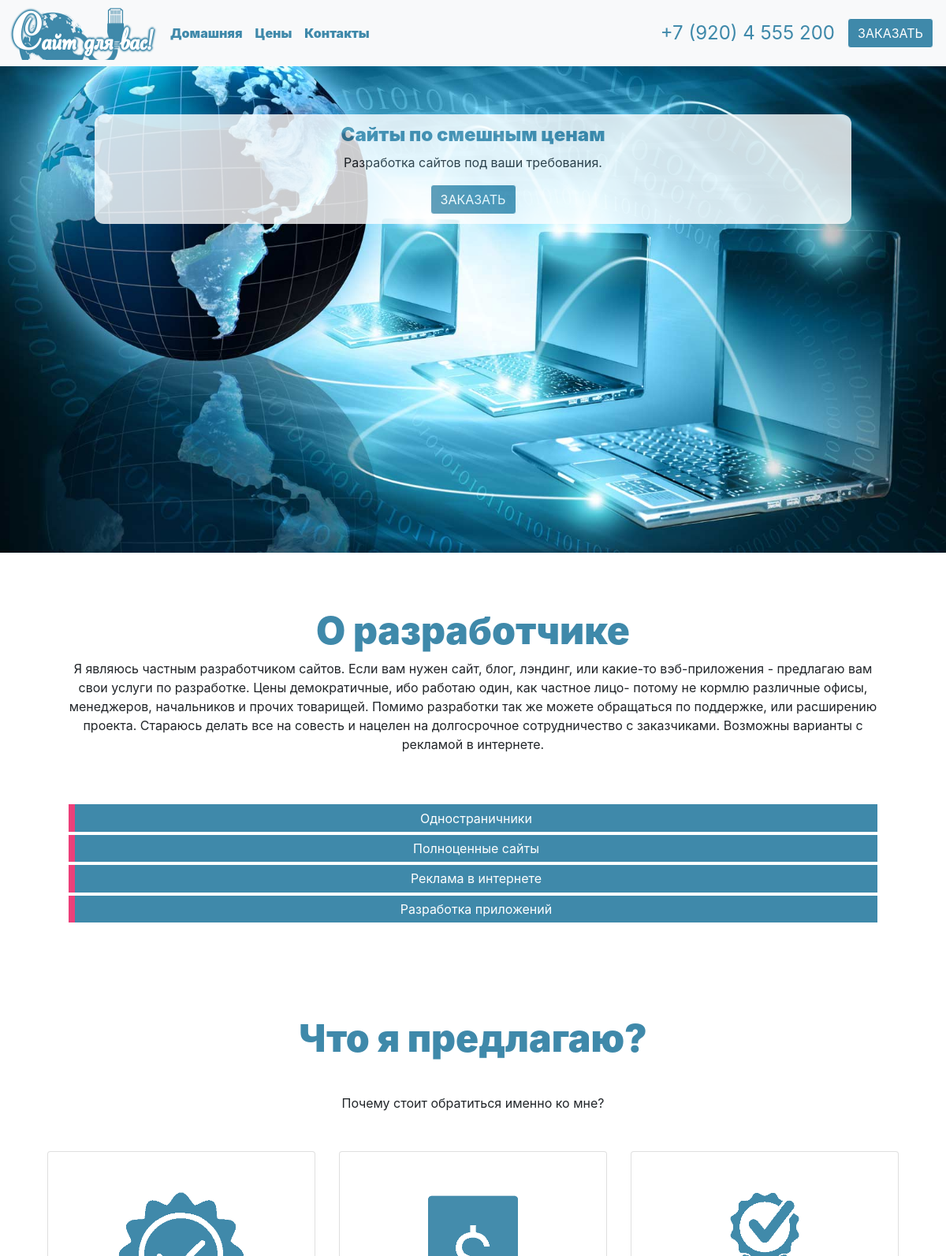
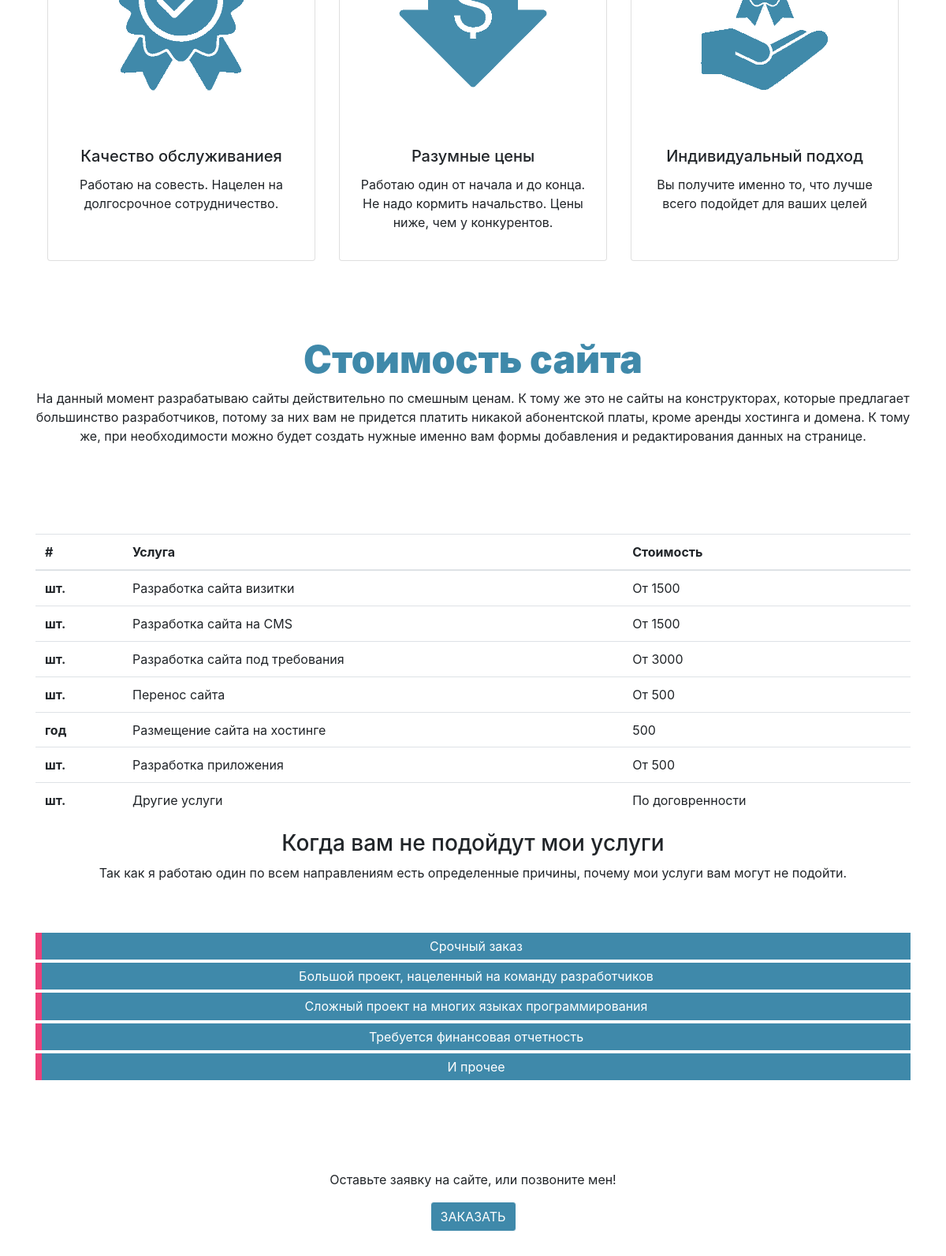
The page / (upper part) on the database its author committed (2 pictures, top to bottom).
### tables this page shows
CREATE TABLE `site_configs` (
  `id` int(11) NOT NULL,
  `banner` varchar(100) DEFAULT 'banner.jpg',
  `siteName` varchar(100) DEFAULT NULL,
  `menu1` varchar(100) DEFAULT NULL,
  `menu2` varchar(100) DEFAULT NULL,
  `phoneNumber` varchar(20) DEFAULT NULL,
  `phoneNumber2` varchar(20) DEFAULT NULL,
  `heading1` text DEFAULT NULL,
  `words1` text DEFAULT NULL,
  `heading2` text DEFAULT NULL,
  `words2` text DEFAULT NULL,
  `adress` varchar(500) DEFAULT NULL,
  `email` varchar(155) DEFAULT NULL,
  `qqq` int(1) DEFAULT NULL
);

### app/core/DB.php (called while the page is built, shortened)
<?php
class DB
{
	protected static $instance;
	public static function getConnect()
	{
		if(self::$instance === NULL){
			self::$instance = self::connect();
		}
		return self::$instance;
	}
	protected static function connect()
	{
		$dsn = sprintf('%s:host=%s;dbname=%s', 'mysql', 'localhost', 'smaker');
		return new \PDO($dsn, 'root', 'root');
	}
}

### app/model/BaseModel.php (called while the page is built, shortened)
<?php
class BaseModel
{
	protected $db;
	protected $table = 'allhotels';
		public function __construct($db)
	{
		$this->db = $db;
		$this->db->exec('SET NAMES UTF8');
	}
	function getConfigs()
	{
		$sql = sprintf('SELECT * FROM %s', 'site_configs');
		$stmt = $this->db->query($sql);
		return $stmt->fetch();
	}
		function getHotels()
	{
		$sql = sprintf('SELECT * FROM %s', $this->table);
		$stmt = $this->db->query($sql);
		return $stmt->fetchAll();
	}
			function getArticles()
	{
		$sql = sprintf('SELECT * FROM %s', 'articles');
		$stmt = $this->db->query($sql);
		return $stmt->fetchAll();
	}
}

### index.php (called while the page is built, shortened)
<?php
$controller = new BaseController;
$mainArticles = $controller->allArticles('articles');
$main = $controller->allHotels('allHotels');
$config = $controller->allConfigs();
$controller->render();

### app/view/main.html.php (the view, shortened to what this page needs)
<html>
<!doctype html>
<html lang="en">
  <head>
    <link rel="stylesheet" href="https://stackpath.bootstrapcdn.com/bootstrap/4.4.1/css/bootstrap.min.css">
    <link rel="stylesheet" href="/myStyle.css">
  </head>
<body>
	<div class = "container-fluid " style = "padding-right: 0px; padding-left: 0px;">
		<nav class="navbar navbar-expand-lg navbar-light bg-light">
			<a class="navbar-brand" href="/"><?=$configs['siteName']?></a>
				<div class="collapse navbar-collapse" id="navbarSupportedContent">
					<ul class="navbar-nav mr-auto">
						<li class="nav-item">
							<a class="nav-link" href="#">Домашняя <span class="sr-only">(current)</span></a>
						</li>
						<li class="nav-item">
							<a class="nav-link" href="#numbers"><?=$configs['menu1']?></a>
						</li>
						<li class="nav-item">
							<a class="nav-link" href="#adress"><?=$configs['menu2']?></a>
						</li>
					</ul>
					<a class="nav-link conversion" href="tel:<?=$configs['phoneNumber']?>"><span class = "myElements jsphone"><?=$configs['phoneNumber']?></span></a>
					<button type="button" class="btn btn-primary btn-success" data-toggle="modal" data-target="#exampleModal" data-whatever="@getbootstrap">ЗАКАЗАТЬ</button>
				</div>
		</nav>
    <div class = "row" style = "margin:0px; padding:0">
		<div class = "col-12 col-sm-12 col-md-12 col-lg-12" style = "padding:0;">
			<div class="img-wrap">
				<img src="/img/banner.jpg" class="img-fluid" alt="Отели на ваш выбор" style = "padding:0; width:100%">
				<div id="haze">
		<h1>Сайты по смешным ценам</h1>
		<p>Разработка сайтов под ваши требования.</p>
		<button type="button" class="btn btn-primary btn-success" data-toggle="modal" data-target="#exampleModal" data-whatever="@getbootstrap">ЗАКАЗАТЬ</button>
		</div>
			</div>
		</div>
	</div>
</div>
<div class = "container" style = "padding: 70px 10px;">
    <div class = "row justify-content-md-center justify-content-center no-gutters">
		<div class = "col-11">
			<div class="text-center">
				<h1><?=$configs['heading1']?></h1>
		<p><span style="font-size:16px"><?=$configs['words1']?></span></p>
		</div>
		<div class="text-center">
<ul class="list-rectangle py-5">
  <li>Одностраничники</li>
  <li>Полноценные сайты</li>
  <li>Реклама в интернете</li>
  <li>Разработка приложений</li>
</ul>
</div>
		</div>
	</div>
</div>
<div class = "container">
		<div class="text-center">
			<h2>Что я предлагаю?</h2>
				<p style="font-size:16px; padding: 33 0;">Почему стоит обратиться именно ко мне?</p>
		</div>
<div class="card-deck mx-0">
  <div class="card">
  <div class="text-center">
    <img class="card-img-top py-5" src="/img/img-cards/slide9.png" alt="Качество обслуживания" style = "width:60%;">
    </div>
	<div class="card-body text-center">
      <h5 class="card-title">Качество обслуживаниея</h5>
      <p class="card-text">Работаю на совесть. Нацелен на долгосрочное сотрудничество.</p>
    </div>
  </div>
  <div class="card"><div class="text-center">
    <img class="card-img-top py-5"  src="/img/img-cards/slide1.png" alt="Медицинские услуги" style = "width:60%;">
	</div>
    <div class="card-body text-center">
      <h5 class="card-title">Разумные цены</h5>
      <p class="card-text">Работаю один от начала и до конца. Не надо кормить начальство. Цены ниже, чем у конкурентов.</p>
    </div>
  </div>
  <div class="card">
  <div class="text-center">
    <img class="card-img-top py-5" src="/img/img-cards/slide7.png" alt="премиум номера" style = "width:60%;">
	</div>
    <div class="card-body text-center">
      <h5 class="card-title">Индивидуальный подход</h5>
      <p class="card-text">Вы получите именно то, что лучше всего подойдет для ваших целей</p>
    </div>
  </div>
</div>
</div>
<div class = "container">
<div class = "text-center  my-5 py-5">
<h2 id = "numbers"><?=$configs['heading2']?></h2>
<p><span style="font-size:16px"><?=$configs['words2']?></span></p>
</div>
</div>
<div class = "container">
<table class="table table-hover">
	  <thead>
    <tr>
     <th>#</th>
      <th>Услуга</th>
      <th>Стоимость</th>
    </tr>
  </thead>
  <tbody>
    <tr>
	<th scope="row">шт.</th>
      <td>Разработка сайта визитки</td>
      <td>От 1500</td>
    </tr>
    <tr>
	<th scope="row">шт.</th>
      <td>Разработка сайта на CMS</td>
      <td>От 1500</td>
    </tr>
    <tr>
	<th scope="row">шт.</th>
      <td>Разработка сайта под требования</td>
      <td>От 3000</td>
    </tr>
    <tr>
	<th scope="row">шт.</th>
      <td>Перенос сайта</td>
      <td>От 500</td>
    </tr>
    <tr>
	<th scope="row">год</th>
      <td>Размещение сайта на хостинге</td>
      <td>500</td>
	  </tr>
    <tr>
    <tr>
	<th scope="row">шт.</th>
      <td>Разработка приложения</td>
      <td>От 500</td>
	  </tr>
    <tr>
	<tr>
	<th scope="row">шт.</th>
      <td>Другие услуги</td>
      <td>По договренности</td>
	  </tr>
  </tbody>
</table>
</div>
<div class = "container">
<div class="text-center">
		<h3>Когда вам не подойдут мои услуги</h3>
		<p>Так как я работаю один по всем направлениям есть определенные причины, почему мои услуги вам могут не подойти.</p>
<ul class="list-rectangle py-5">
  <li>Срочный заказ</li>
  <li>Большой проект, нацеленный на команду разработчиков</li>
  <li>Сложный проект на многих языках программирования</li>
  <li>Требуется финансовая отчетность</li>
  <li>И прочее</li>
</ul>
</div>
</div>
<div class = "container" style = "padding: 33px 0;">
<div class = "text-center" style = "padding: 33px 0;">
<p>
Оставьте заявку на сайте, или позвоните мен!
</p>
<button type="button" class="btn btn-primary btn-success" data-toggle="modal" data-target="#exampleModal" data-whatever="@getbootstrap">ЗАКАЗАТЬ</button>
</div>
</div>
  </body>
</html>

### app/controller/BaseController.php (shortened to what this page needs)
<?php
class BaseController
{
	protected $articles;
	protected $configs;
	protected $content = "Контент в контроллере";
		protected function myPath($name)
		{
		$fullPath = sprintf('/../view/%s.html.php', $name);
		$fullPath = __DIR__ . $fullPath;
		return $fullPath;
	}
		public function render()
	{
	echo $this->build(
		$this->myPath('main'),
		[
		'content' => $this->content,
		'articles' => $this->articles,
		'configs' => $this->configs
		]
		);
	}
	protected function build($template, array $params = [])
	{
			extract($params);
			include_once($template);
			return ob_get_clean();
	}
			public function allHotels($page)
	{
		$mPost = new BaseModel(DB::getConnect());
		$hotelList = $mPost->getHotels();
		$this->content = $this->build($this->myPath($page), ['content' => $hotelList]);
	}
			public function allArticles($page)
	{
		$mPost = new BaseModel(DB::getConnect());
		$articlesList = $mPost->getArticles();
		$this->articles = $this->build($this->myPath($page), ['content' => $articlesList]);
	}
			public function allConfigs()
	{
		$mPost = new BaseModel(DB::getConnect());
		$this->configs = $mPost->getConfigs();
	}
}

### myStyle.css (style rules this page uses)
.navbar-light .navbar-brand { font-family:'adana'; font-size:48px; font-weight:900; line-height:1.2; color:white; background-image:url('/img/logo.png'); background-repeat:no-repeat; text-shadow: 2px 0 2px #3f89aa, 0 2px 2px #3f89aa, -2px 0 2px #3f89aa, 0 -2px 2px #3f89aa; }
.navbar-light .navbar-nav .nav-link { color:#3f89aa; font-weight:900; }
body { box-sizing: content-box }
.h1, h1, h2 { font-size: 2rem; font-size:48px; font-weight:900; color:#3f89aa; }
.card { display:block; }
.img-wrap { position: relative; text-align:center; }
.img-wrap #haze { position: absolute; left: 10%; right: 10%; top: 10%; width: auto; min-width:50%; height:auto; opacity: 0.8; background-color:white; border-radius: 12px; padding: 12px; }
.img-wrap p { font-size:16px; }
.img-wrap h1 { font-size:24px; }
.myElements { color:#3f89aa; font-size: 150%; }
.btn-success { color: #fff; background-color: #3f89aa; border-color: white; }
.row { margin-left: 0; margin-right: 0; }
.list-rectangle { list-style: none; margin: 0; padding: 0; }
.list-rectangle>li { position: relative; display: block; margin-bottom: .25rem; padding: .325rem .825rem .325rem 1.325rem; color: #fff; background: #3f89aa; }
.list-rectangle>li:last-child { margin-bottom: 0; }
.list-rectangle>li::before { content: ""; position: absolute; left: 0; top: 0; bottom: 0; width: 0.5rem; background: #ec407a; }

### rows shown on the page
site_configs: siteName "Сайт для вас!", menu1 "Цены", menu2 "Контакты", phoneNumber "+7 (920) 4 555 200", heading1 "О разработчике", words1 "Я являюсь частным разработчиком сайтов. Если вам нужен сайт, блог, лэндинг, или какие-то вэб-приложения - предлагаю вам свои услуги по разработке. Цены демократичные, ибо работаю один, как частное лицо- потому не кормлю различные офисы, менеджеров, начальников и прочих товарищей. Помимо разработки так же можете обращаться по поддержке, или расширению проекта. Стараюсь делать все на совесть и нацелен на долгосрочное сотрудничество с заказчиками. Возможны варианты с рекламой в интернете.", heading2 "Стоимость сайта", words2 "На данный момент разрабатываю сайты действительно по смешным ценам. К тому же это не сайты на конструкторах, которые предлагает большинство разработчиков, потому за них вам не придется платить никакой абонентской платы, кроме аренды хостинга и домена. К тому же, при необходимости можно будет создать нужные именно вам формы добавления и редактирования данных на странице."
